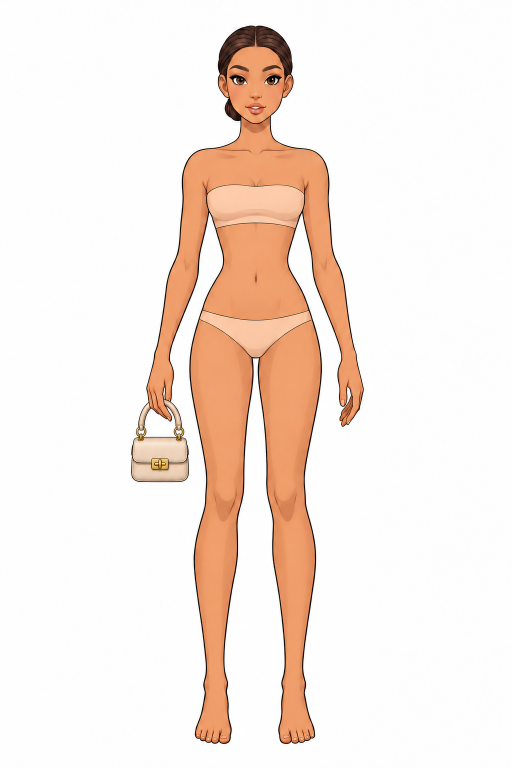
#> input picture art-src/raw/acc-bag.png, 1024 x 1536 px (shown at 1/2 size); its folder holds only this picture in this run
$ python -i extract.py   (imports and definitions only)
#> lines starting #> are read from the running program, lines starting #| are printed output that depends on the picture; after the words box and inside, x2 and y2 are one past the last pixel; in counts of white or black regions, pixels touching at a corner belong together
"""Cut dress-up layers out of AI-generated images.

The doll and every item are drawn by Codex on the same 1024x1536 canvas with a
flat white background. An item image is the base doll edited to wear one item;
its layer is what changed against the base, with clean edges:

- background = pure white (>= 250) connected to the border, so white fabric
  (which never gets that bright) is not eaten away;
- the layer grows to the item's own ink outline;
- along the edge that touches the background, alpha follows the darkness of the
  outline and colours are un-mixed from white, so there is no white fringe;
- skin that was skin on the base too (hem shadows, redrawn arms) is dropped:
  the body layer underneath already shows it.

Every save prints / returns {x, y, w, h}: where the cropped PNG sits on the canvas.
"""
import numpy as np
from PIL import Image
from scipy import ndimage as ndi

FEET_Y = 1300  # below this row the doll's feet/shoes live in their own layers
# Her right hand (viewer's left), below the wrist: its own layer, which a bag replaces
# with the hand that holds it. (rows from y0, columns x0..x1; the thigh starts at 376)
HAND_BOX = (740, 240, 368)


# [4 lines left out: function hand_box, not called in this run]
BG_TOL = 6     # background pixels are within 6 levels of pure white


def load(path):
    return np.asarray(Image.open(path).convert('RGB'), dtype=np.float32)


BASE_BG = None  # background of the base doll, set by layer_mask


def background_mask(img, tol=BG_TOL):
    """Pure-white pixels connected to the border, plus white gaps an item encloses
    where the base doll had background too (between arm and waist...)."""
    near_white = (255 - img).max(axis=2) < tol
    labels, _ = ndi.label(near_white)
    border = np.unique(np.concatenate([labels[0], labels[-1], labels[:, 0], labels[:, -1]]))
    bg = np.isin(labels, border[border > 0])
    if BASE_BG is not None and BASE_BG.shape == bg.shape:
        bg |= near_white & BASE_BG
    return bg


def foreground(img):
    fg = ~background_mask(img)
    return ndi.binary_fill_holes(ndi.binary_opening(fg, iterations=1))


# [15 lines left out: function shift_to, not called in this run]


def glow_ring(img, bg=None):
    """Pixels between the white background and the first ink line (the light glow)."""
    if bg is None:
        bg = background_mask(img)
    # thickened ink closes 1-2 px gaps in outlines, so the ring cannot leak into white fabric
    ink = img.max(axis=2) < 110
    barrier = ndi.binary_dilation(ink, iterations=1)
    near = ndi.binary_dilation(bg, iterations=4)
    ring = ndi.binary_propagation(bg, mask=bg | (near & ~barrier))
    # give back the glow pixel right next to the line on the outer side
    ring |= ndi.binary_dilation(ring, iterations=1) & barrier & ~ink
    return ring & ~bg


def matte(img, mask):
    """RGB + alpha for a boolean mask with clean, fringe-free edges."""
    bg = background_mask(img)
    mask = mask & ~bg
    # light anti-aliasing that never spreads outside the mask
    soft = ndi.gaussian_filter(mask.astype(np.float32), 0.7)
    alpha = np.where(mask, np.clip((soft - 0.2) / 0.5, 0, 1), 0)
    # Codex draws a light glow just outside the ink outline. Everything between the
    # background and the ink line is edge: alpha = how dark the pixel is.
    band = mask & (glow_ring(img, bg) | ndi.binary_dilation(bg, iterations=1))
    dark = np.clip((210 - img.min(axis=2)) / 120, 0, 1)   # light glow -> fully transparent
    alpha = np.where(band, np.minimum(alpha, np.maximum(dark, 0)), alpha)
    rgb = img.copy()
    a = np.maximum(alpha, 0.05)[..., None]
    unmixed = np.clip((img - (1 - a) * 255) / a, 0, 255)
    rgb = np.where(band[..., None], unmixed, rgb)
    return rgb, alpha * 255


def save_cropped(rgb, alpha, out):
    ys, xs = np.nonzero(alpha > 8)
    if len(ys) == 0:
        raise SystemExit(f'empty layer: {out}')
    y0, y1, x0, x1 = ys.min(), ys.max() + 1, xs.min(), xs.max() + 1
    rgba = np.dstack([rgb, alpha]).astype(np.uint8)[y0:y1, x0:x1]
    Image.fromarray(rgba).save(out, optimize=True)
    return {'x': int(x0), 'y': int(y0), 'w': int(x1 - x0), 'h': int(y1 - y0)}


def save_mask(img, mask, out):
    return save_cropped(*matte(img, mask), out)


def cmd_body(base_path, out, feet_out=None, nobun_path=None, bun_out=None, hand_out=None):
    """Body without feet (feet go to a separate layer that shoes replace).

    With nobun_path (the base edited to a short haircut) the base's low bun is taken
    out of the body into its own layer, bun_out: otherwise it would stick out from
    under every other hairstyle. Where the bun covered the jaw and neck, the body
    takes those pixels from the short-haircut image."""
    img = load(base_path)
    bun_info = None
    if nobun_path:
        other, _ = shift_to(img, load(nobun_path))
        box = np.zeros(img.shape[:2], bool)
        box[180:262, 425:500] = True
        hair = (img.max(axis=2) < 170) & (np.abs(other - img).max(axis=2) > 40) & box
        bun = ndi.binary_dilation(ndi.binary_closing(hair, iterations=3), iterations=2) & box
        bun &= ~background_mask(img)
        bun_info = save_mask(img, bun, bun_out)
        img = np.where(bun[..., None], other, img)
    fg = foreground(img)
#> in background_mask, `near_white = (255 - img).max(axis=2) < tol`:
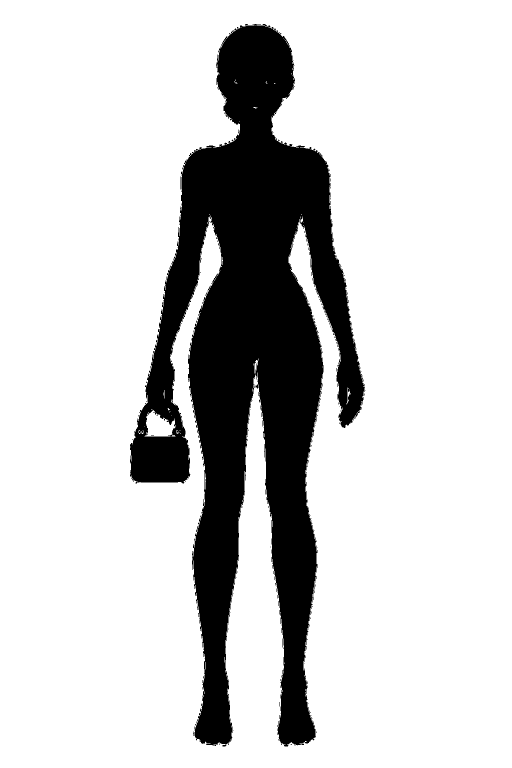
#> near_white: shape (1536, 1024) bool (shown at 1/2 size); 81% white; 115 black regions (112 under 20 px), largest, box (x1, y1, x2, y2) and area: (260, 48, 731, 1493) 298714, (361, 353, 362, 379) 26, (444, 1489, 453, 1493) 24
#> in background_mask, `labels, _ = ndi.label(near_white)`:
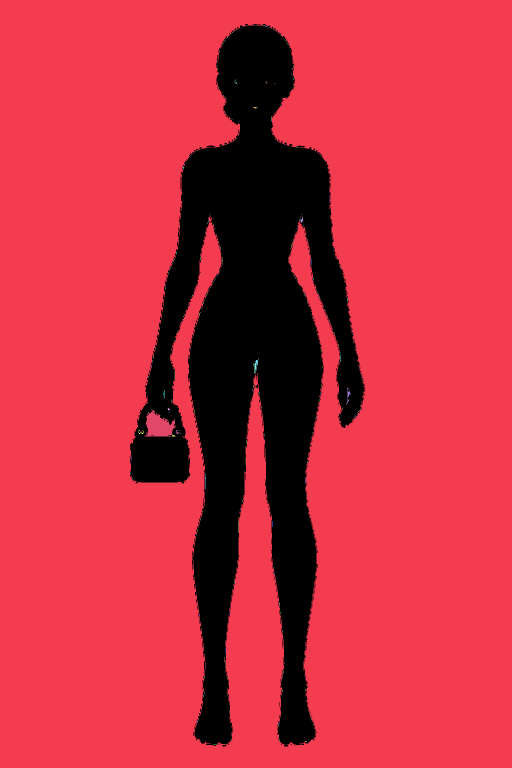
#> labels: shape (1536, 1024) int32 (shown at 1/2 size); 429 distinct labels, from 0 to 428; one colour per label, 0 black
#> in background_mask, `border = np.unique(np.concatenate([labels[0], labels[-1], labels[:, 0]..`: border = [1]
#> in background_mask, `bg = np.isin(labels, border[border > 0])`: bg: shape (1536, 1024) bool; 80.8% white; 112 black regions (109 under 20 px), largest, box (x1, y1, x2, y2) and area: (260, 48, 731, 1493) 302353, (361, 353, 362, 379) 26, (444, 1489, 453, 1493) 24
#> in foreground, `return ndi.binary_fill_holes(ndi.binary_opening(fg, iterations=1))`: returned value: shape (1536, 1024) bool; 19.1% white; 6 white regions (3 under 20 px), largest, box (x1, y1, x2, y2) and area: (260, 48, 729, 1493) 299993, (445, 1489, 453, 1493) 21, (511, 770, 516, 776) 20
    body = fg.copy()
    body[FEET_Y + 6:] = False          # small overlap with the feet layer hides the seam
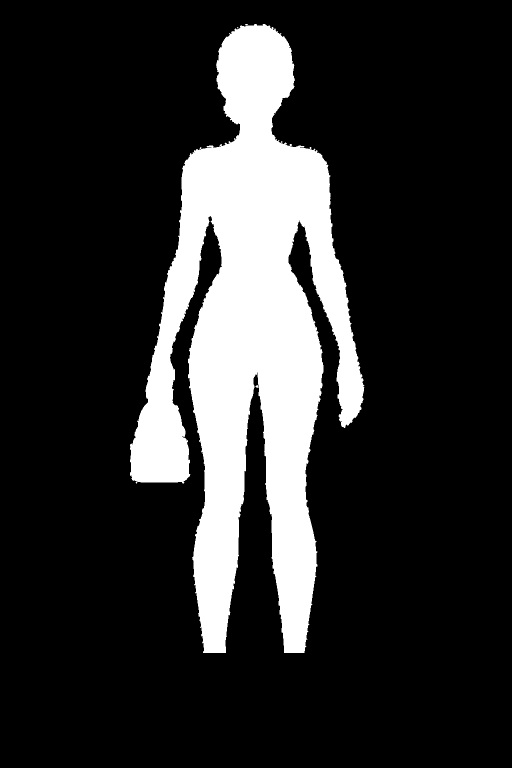
#> body: shape (1536, 1024) bool (shown at 1/2 size); 17.8% white; 4 white regions (2 under 20 px), largest, box (x1, y1, x2, y2) and area: (260, 48, 729, 1306) 280084, (511, 770, 516, 776) 20
    if hand_out:
        body &= ~hand_box(body.shape, HAND_BOX[0] + 6)
    info = save_mask(img, body, out)
#> in glow_ring, `ink = img.max(axis=2) < 110`: ink: shape (1536, 1024) bool; 1.5% white; 153 white regions (139 under 20 px), largest, box (x1, y1, x2, y2) and area: (272, 51, 727, 1488) 21088, (262, 876, 378, 964) 535, (528, 148, 564, 170) 328
#> in glow_ring, `barrier = ndi.binary_dilation(ink, iterations=1)`: barrier: shape (1536, 1024) bool; 2.7% white; 32 white regions (14 under 20 px), largest, box (x1, y1, x2, y2) and area: (261, 50, 728, 1489) 39424, (527, 147, 565, 171) 509, (458, 149, 496, 171) 470
#> in glow_ring, `near = ndi.binary_dilation(bg, iterations=4)`: near: shape (1536, 1024) bool; 82.7% white; 1 black region, box (x1, y1, x2, y2) and area: (264, 52, 725, 1488) 271856
#> in glow_ring, `ring = ndi.binary_propagation(bg, mask=bg | (near & ~barrier))`: ring: shape (1536, 1024) bool; 81.3% white; 1 black region, box (x1, y1, x2, y2) and area: (261, 51, 728, 1489) 294542
#> in glow_ring, `ring |= ndi.binary_dilation(ring, iterations=1) & barrier & ~ink`:
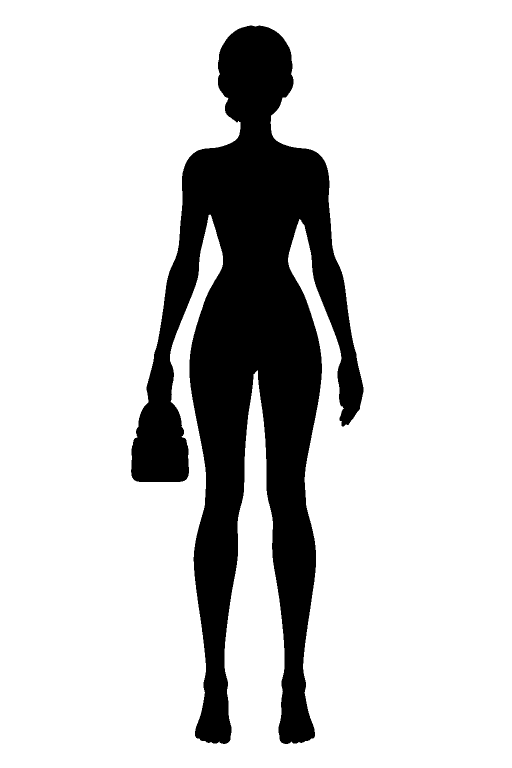
#> ring: shape (1536, 1024) bool (shown at 1/2 size); 81.6% white; 1 black region, box (x1, y1, x2, y2) and area: (262, 51, 727, 1488) 288768
#> in glow_ring, `return ring & ~bg`: returned value: shape (1536, 1024) bool; 0.89% white in thin lines or dots, all inside (x1, y1, x2, y2) = (260, 48, 731, 1493)
#> in matte, `band = mask & (glow_ring(img, bg) | ndi.binary_dilation(bg, iterations..`:
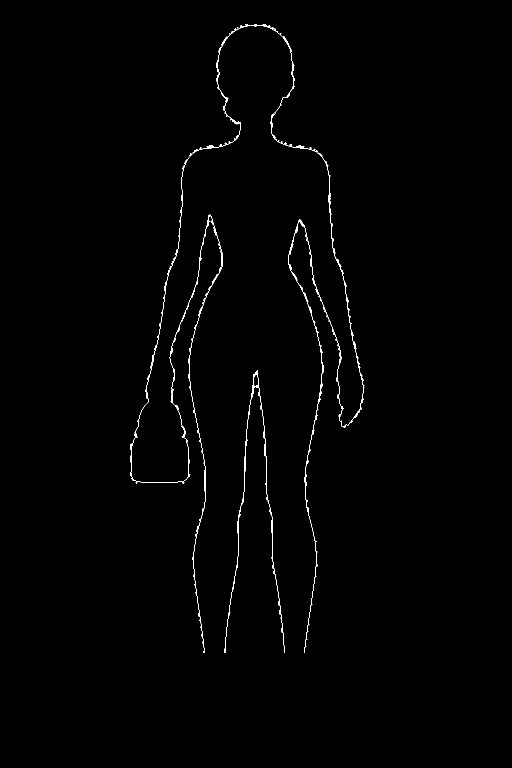
#> band: shape (1536, 1024) bool (shown at 1/2 size); 0.67% white in thin lines or dots, all inside (x1, y1, x2, y2) = (260, 48, 729, 1306)
#> in matte, `unmixed = np.clip((img - (1 - a) * 255) / a, 0, 255)`:
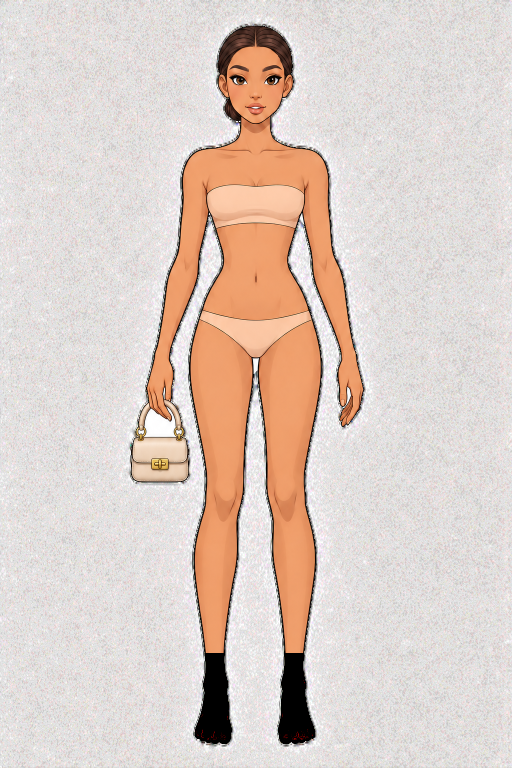
#> unmixed: shape (1536, 1024, 3) float32 (shown at 1/2 size); mean R, G, B 220.9, 206, 198
#> in save_cropped, `y0, y1, x0, x1 = ys.min(), ys.max() + 1, xs.min(), xs.max() + 1`: y0 = 51; y1 = 1306; x0 = 262; x1 = 728
#> in save_cropped, `rgba = np.dstack([rgb, alpha]).astype(np.uint8)[y0:y1, x0:x1]`:
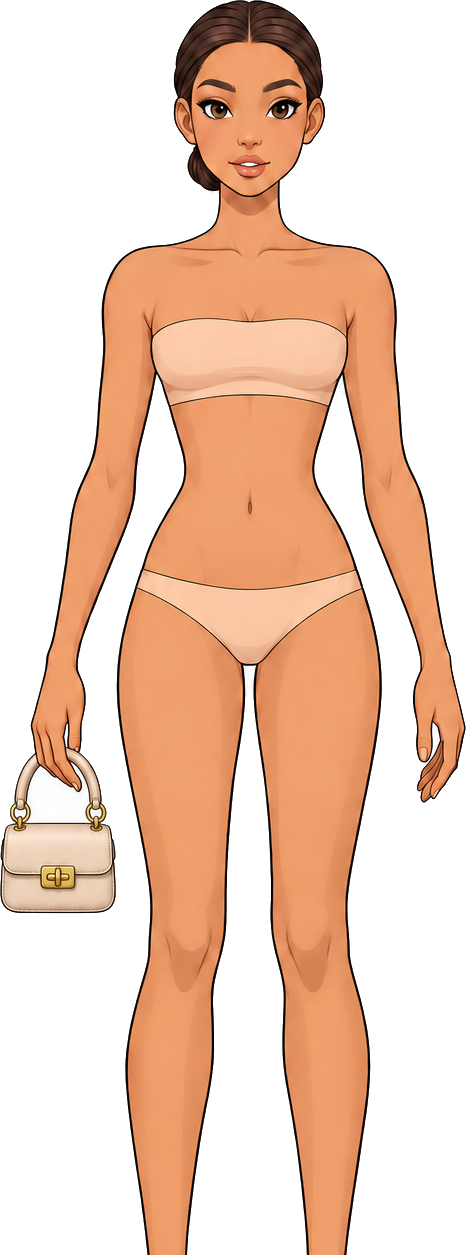
#> rgba: shape (1255, 466, 4); mean R, G, B, A 234.7, 202.2, 182.1, 118.4; transparent parts drawn white
#> info = {'x': 262, 'y': 51, 'w': 466, 'h': 1255}
    if hand_out:
        info['hand'] = save_mask(img, fg & hand_box(fg.shape), hand_out)
    if feet_out:
        feet = fg.copy()
        feet[:FEET_Y] = False
        info['feet'] = save_mask(img, feet, feet_out)
    if bun_info:
        info['bun'] = bun_info
    return info


# [409 lines left out: functions cmd_bag, cmd_product, skin_like, base_hair_mask, drop_small, layer_mask and 9 more, not called in this run]

>>> result = cmd_body('raw/acc-bag.png', 'out.png')
#> result = {'x': 262, 'y': 51, 'w': 466, 'h': 1255}
